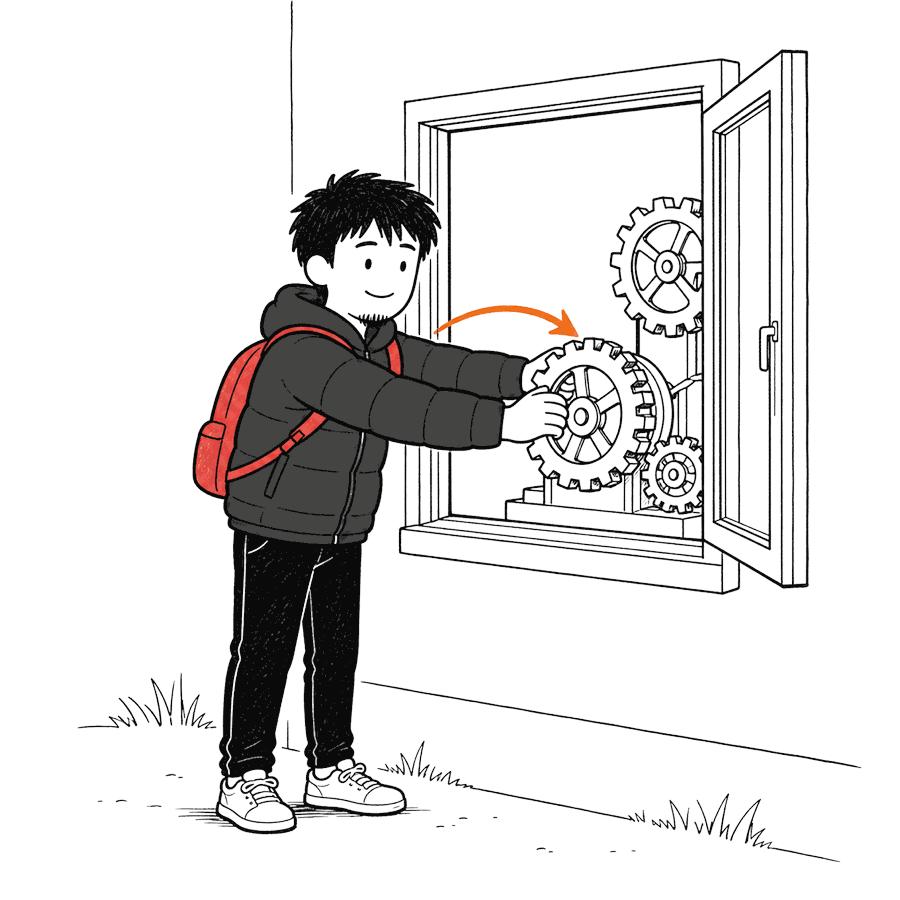
#> input picture site/assets/illustrations/01-present.png, 900 x 900 px
$ python ink-to-dark.py ../site/assets/illustrations/01-present.png ../site/assets/illustrations/02-roles.png
#> lines starting #> are read from the running program, lines starting #| are printed output that depends on the picture
#!/usr/bin/env python3
"""
把「白底黑线稿」转成「透明底 · 暗色模式墨迹」的 PNG。

为什么需要这一步：
  站点是暗底。原始插画是黑线稿 + 白背景。
  - 直接贴白底图 → 页面上一块刺眼的白方块。
  - 只把白色抠成透明 → 黑线落在黑底上，等于看不见。
  - 整体反色 → 小J 的红背带会变成青色，IP 最强的识别符号没了。

所以这里做的是「按色相分流」：
  * 灰阶像素（线稿、黑发、黑羽绒服）→ 换成纸白色，alpha = 原本的墨量
    （越黑 → 越不透明；纯白背景 → 完全透明）
  * 彩色像素（红背带、橙箭头）→ 保留原色相，只按墨量给 alpha
    这样红仍然是红，橙仍然是橙。

结果：一张透明 PNG，线条是纸白色，红/橙原样保留，直接浮在暗底上。

用法：
    python3 scripts/ink-to-dark.py 输入.png 输出.png [--max-width 1200]
"""
import sys
from PIL import Image

# 站点的纸白色（--paper），暗色模式下线条用它
PAPER = (232, 228, 220)

# 饱和度高于此值就当成「有意义的颜色」（红背带 / 橙箭头），保留原色
SAT_THRESHOLD = 60


def convert(src_path: str, dst_path: str, max_width: int = 1200) -> None:
#> called with max_width = 1200
    img = Image.open(src_path).convert("RGB")
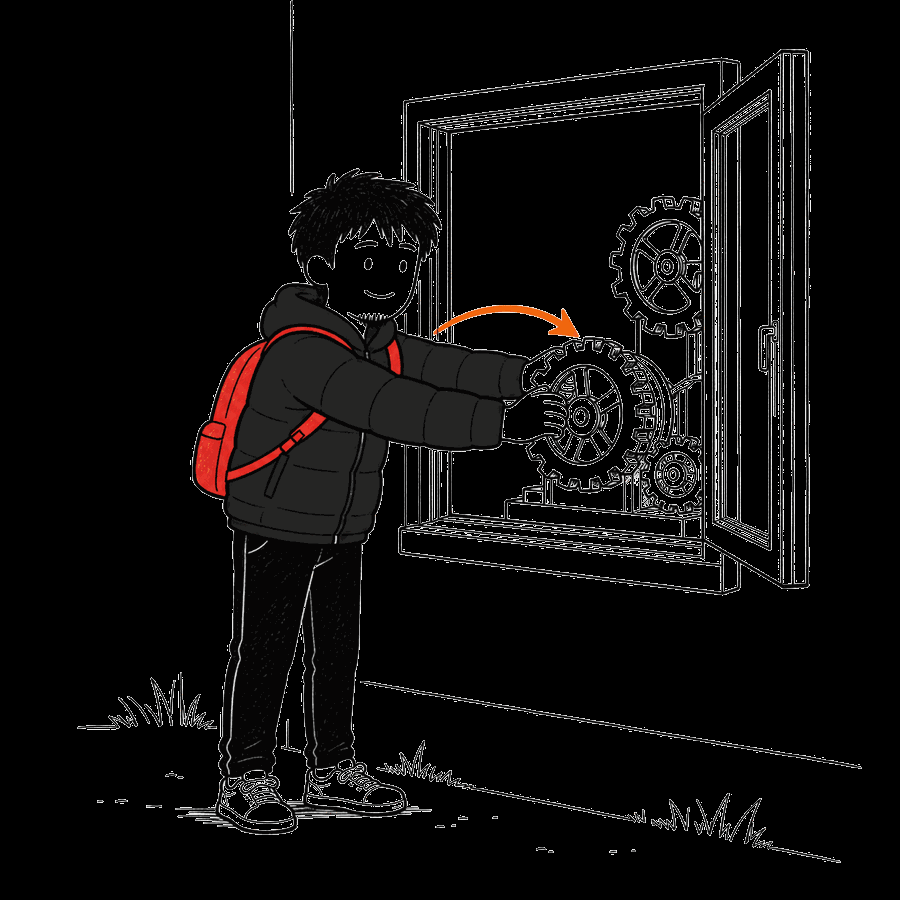
#> img: PIL image 900x900 RGB; mean R, G, B 13.6, 12.1, 11.9

    if img.width > max_width:
        h = round(img.height * max_width / img.width)
        img = img.resize((max_width, h), Image.LANCZOS)

    out = Image.new("RGBA", img.size)
#> out: PIL image 900x900 RGBA; every value is 0
    src = img.load()
    dst = out.load()

    for y in range(img.height):
        for x in range(img.width):
            r, g, b = src[x, y]
            hi, lo = max(r, g, b), min(r, g, b)
            sat = hi - lo

            # 墨量：离白色越远 = 墨越浓 = 越不透明。纯白 -> alpha 0（透明）。
            ink = 255 - hi

            if sat >= SAT_THRESHOLD:
                # 有色像素（红/橙）：保留原色，按「离白多远」给不透明度。
                # 用 255-lo 而不是 255-hi：亮红的 hi 很高，用 hi 会几乎全透明。
                dst[x, y] = (r, g, b, min(255, 255 - lo))
            else:
                # 灰阶像素：线稿/黑填充 -> 纸白色；白背景 -> 透明
                dst[x, y] = (*PAPER, ink)

    out.save(dst_path, "PNG", optimize=True)
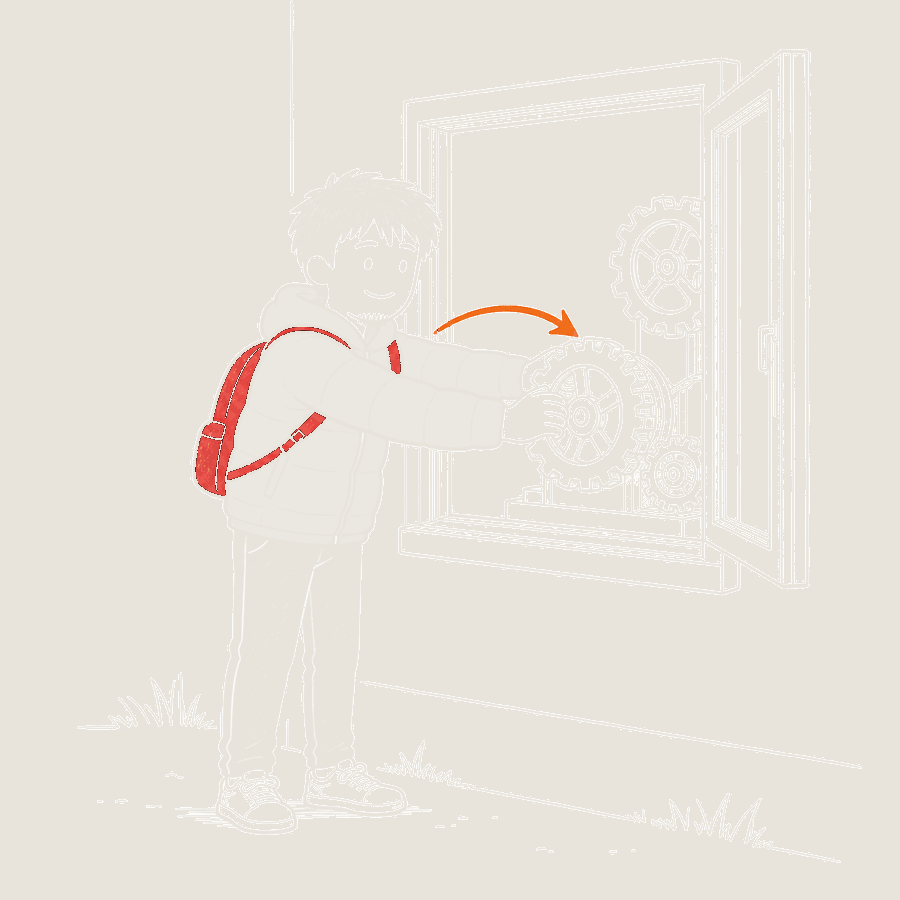
#> saved as 02-roles.png: PIL image 900x900 RGBA; mean R, G, B, A 231.9, 226.6, 218.5, 242.9; transparent parts drawn white


if __name__ == "__main__":
    if len(sys.argv) < 3:
        sys.exit(__doc__)
    width = 1200
    if "--max-width" in sys.argv:
        width = int(sys.argv[sys.argv.index("--max-width") + 1])
    convert(sys.argv[1], sys.argv[2], width)
    print(f"✓ {sys.argv[2]}")

$ run again, on site/assets/illustrations/hero-climb.png
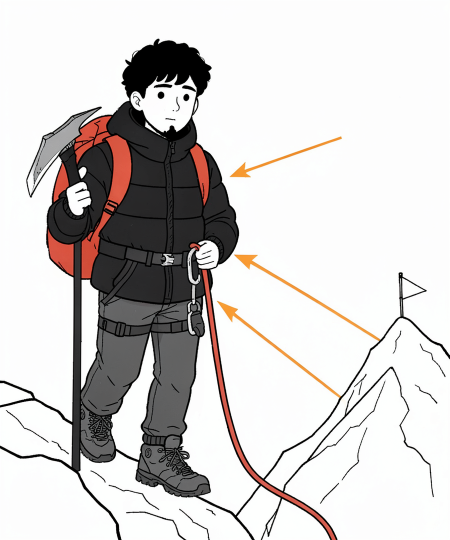
#> input picture site/assets/illustrations/hero-climb.png, 900 x 1080 px (shown at 1/2 size)
#> in convert, img is the input picture: PIL image 900x1080 RGB; mean R, G, B 209.8, 206.7, 205.6
#> out: PIL image 900x1080 RGBA; every value is 0
#> in convert, `out.save(dst_path, "PNG", optimize=True)`:
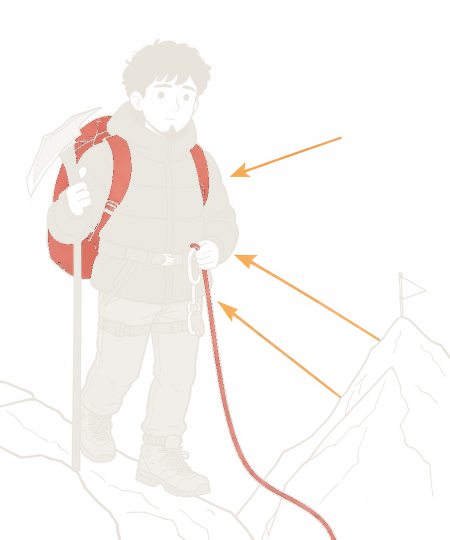
#> saved as hero-climb.png: PIL image 900x1080 RGBA (shown at 1/2 size); mean R, G, B, A 231.5, 224.3, 215.6, 49; transparent parts drawn white
